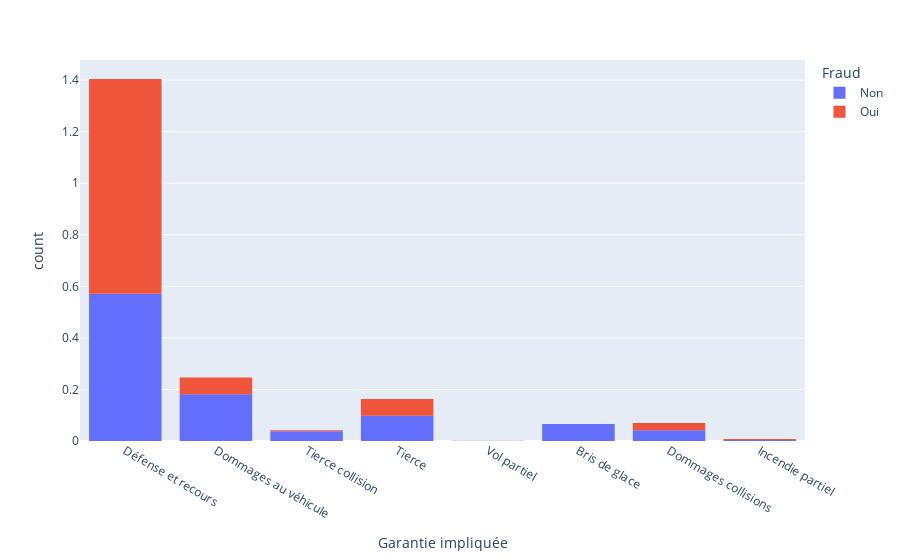

Here is the notebook cell this chart was saved with:
### Code cell
fig = px.histogram(df, x='Garantie impliquée', color='Fraud', histnorm='probability density')
fig.show()
fig.write_image("../frontend/src/assets/figure_EDA/garantie_fraud.png")

### Figure 1 — Plotly figure (JSON) as saved in the notebook; plotly's stock layout.template omitted (floating-point values rounded to 4 significant figures; data arrays with more than 128 entries replaced by an {"elided": "..."} marker saying what was removed)
{"data": [{"alignmentgroup": "True", "bingroup": "x", "histnorm": "probability density", "hovertemplate": "Fraud=Non<br>Garantie impliquée=%{x}<br>count=%{y}<extra></extra>", "legendgroup": "Non", "marker": {"color": "#636efa"}, "name": "Non", "offsetgroup": "Non", "orientation": "v", "showlegend": true, "type": "histogram", "x": {"elided": "882 str values"}, "xaxis": "x", "yaxis": "y"}, {"alignmentgroup": "True", "bingroup": "x", "histnorm": "probability density", "hovertemplate": "Fraud=Oui<br>Garantie impliquée=%{x}<br>count=%{y}<extra></extra>", "legendgroup": "Oui", "marker": {"color": "#EF553B"}, "name": "Oui", "offsetgroup": "Oui", "orientation": "v", "showlegend": true, "type": "histogram", "x": {"elided": "215 str values"}, "xaxis": "x", "yaxis": "y"}], "layout": {"barmode": "relative", "legend": {"title": {"text": "Fraud"}, "tracegroupgap": 0}, "margin": {"t": 60}, "xaxis": {"anchor": "y", "domain": [0, 1], "title": {"text": "Garantie impliquée"}}, "yaxis": {"anchor": "x", "domain": [0, 1], "title": {"text": "count"}}}}
